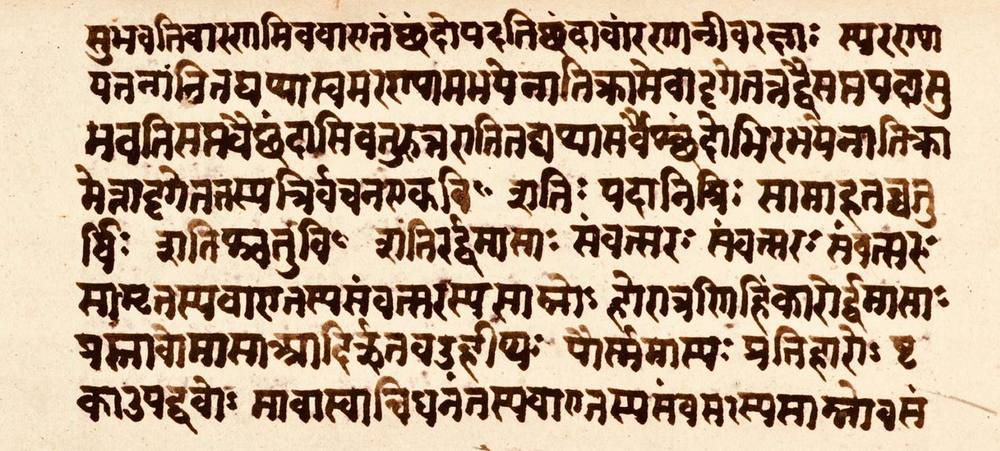
#> input picture pipeline_with_gui/uploads/input.png, 1000 x 451 px, shrunk from 1578 x 711 before the run
$ python -i sharpening_and_morphing.py   (imports and definitions only)
#> lines starting #> are read from the running program, lines starting #| are printed output that depends on the picture
#> further down, picture is the input picture: shape (451, 1000, 3); mean B, G, R 140.8, 165.1, 188.6
import cv2
import numpy as np

# Read image
# img = cv2.imread("cleaned_text_sauvola.png")

def unsharp_masking(img):
# # Apply Unsharp Masking'
#     img = cv2.imread(img_path)

    gaussian = cv2.GaussianBlur(img, (0, 0), 3)
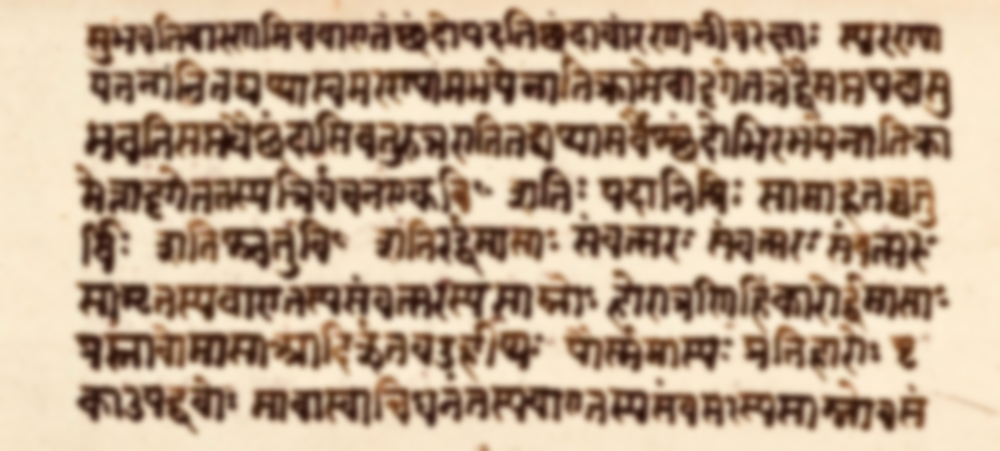
#> gaussian: shape (451, 1000, 3); mean B, G, R 140.8, 165.1, 188.6
    sharpened = cv2.addWeighted(img, 1.5, gaussian, -0.5, 0)
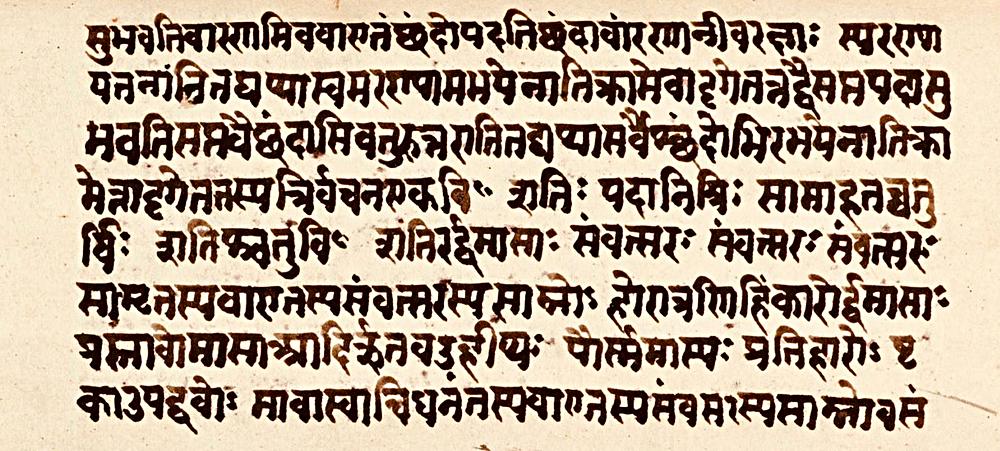
#> sharpened: shape (451, 1000, 3); mean B, G, R 146.3, 165.6, 183.8

    # cv2.imwrite("final_sharpened.png", sharpened)
    kernel = np.ones((2,2), np.uint8)  # Adjust kernel size
    morph = cv2.morphologyEx(sharpened, cv2.MORPH_CLOSE, kernel)
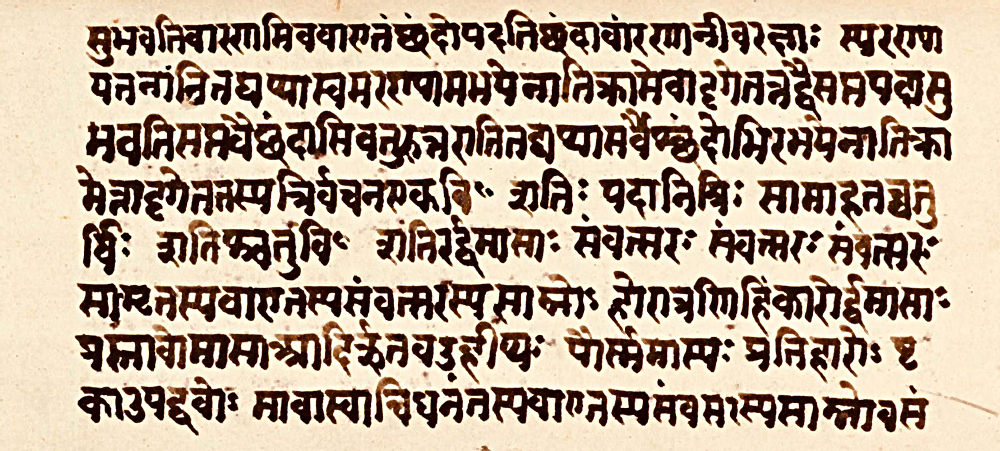
#> morph: shape (451, 1000, 3); mean B, G, R 147.4, 167, 186.3
    return morph
# cv2.imwrite("final_morphed.png", morph)

>>> import cv2
>>> picture = cv2.imread('uploads/input.png')
>>> result = unsharp_masking(picture)
